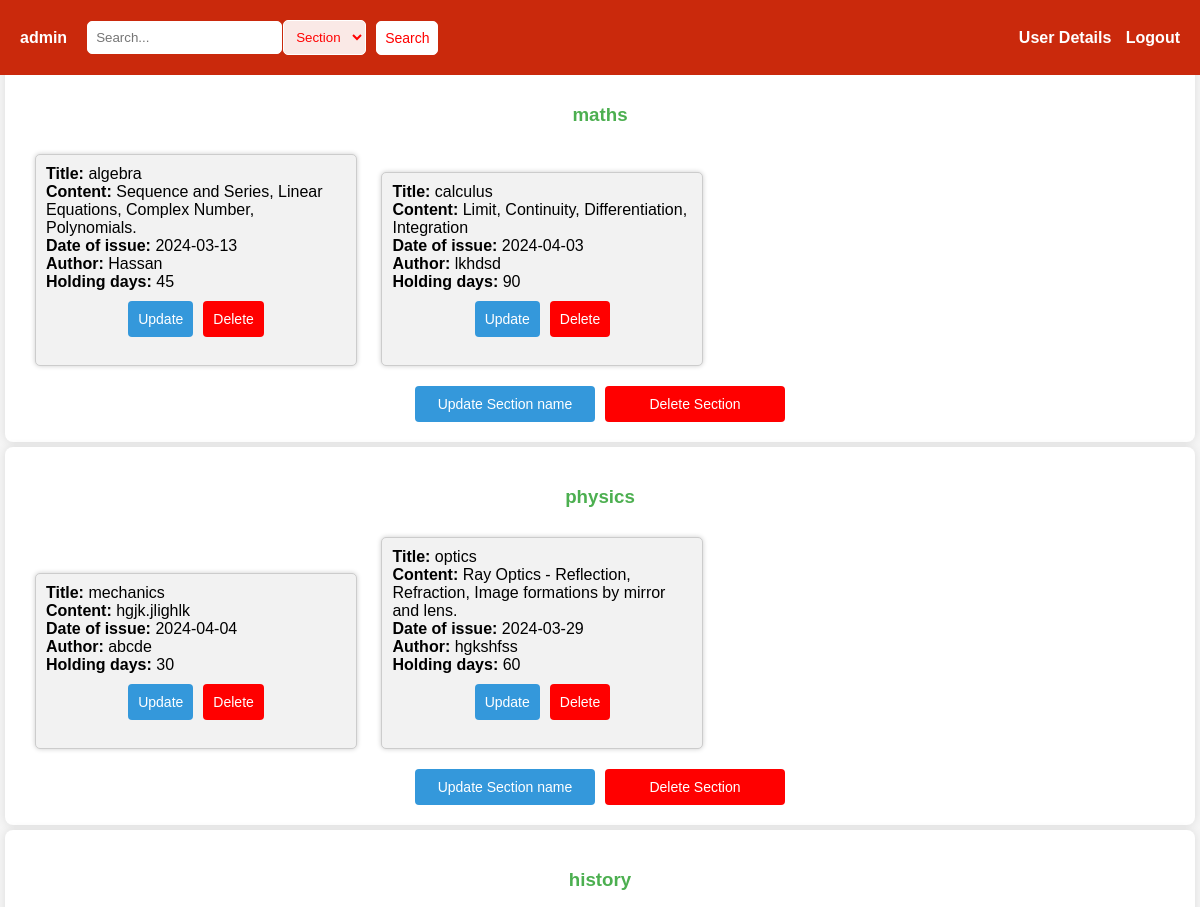
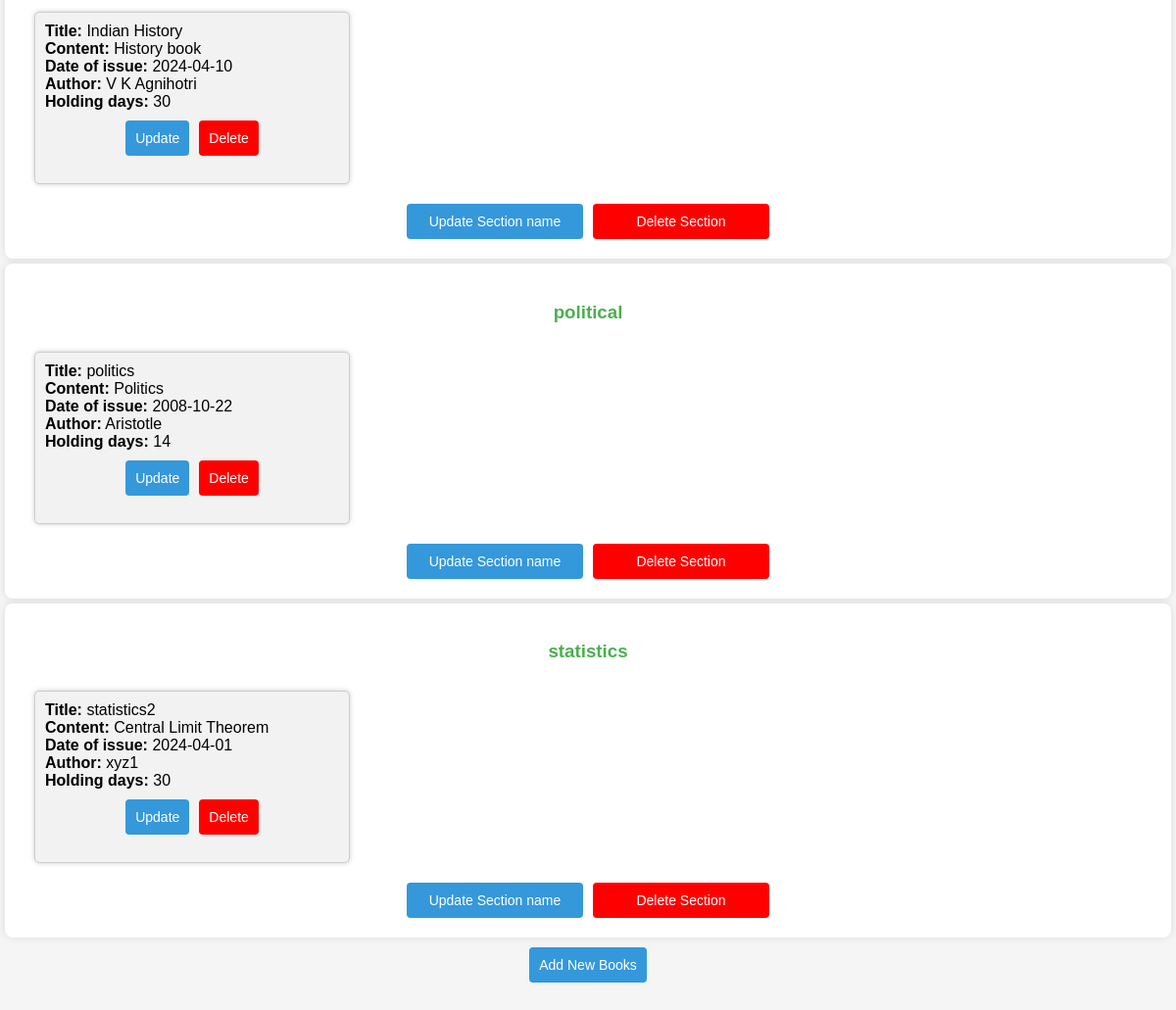
The page /dashboard (signed in) on the database its author committed (2 pictures, top to bottom).
### application/models.py (models this page shows)
class Section(db.Model):
    section_id = db.Column(db.Integer, primary_key=True)
    name = db.Column(db.String(100), nullable=False)
    date_created = db.Column(db.DateTime, nullable=False, default=datetime.now().date())
    description = db.Column(db.Text)

class Book(db.Model):
    book_id = db.Column(db.Integer, primary_key=True)
    section_id = db.Column(db.Integer, db.ForeignKey('section.section_id'), nullable=False)
    name = db.Column(db.String(200), nullable=False)
    content = db.Column(db.Text, nullable=False)
    author = db.Column(db.String(200), nullable=False)
    date_issued = db.Column(db.Date)
    return_date = db.Column(db.Integer)
    price = db.Column(db.Float, nullable=False)
    section = db.relationship('Section', backref=db.backref('books', lazy=True))

### application/views_admin.py (the view)
@app.route('/dashboard')
def dashboard():
    sections = Section.query.all()
    return render_template('dashboard.html',sections=sections)

### templates/dashboard.html (shortened to what this page needs)
{% extends 'base.html' %}
{% block search %}
<form action="/search" method="post" style="margin-right: 20px; display: flex; align-items: center;">
    <input type="search" name="search" placeholder="Search...">
    <select class="selectnav" name="searchType">
        <option value="Section">Section</option>
    </select>
    <button type="submit" style="padding: 8px; background-color: white; color: red; border: 1px solid white; border-radius: 5px; cursor: pointer;" onmouseover="this.style.backgroundColor='#fff'" onmouseout="this.style.backgroundColor='white'">Search</button>
</form>
{% endblock %}
{% block body %}
    {% for section in sections %}
        <section>
            <h3 style="text-align: center;">{{ section.name }}</h3>
            {% if section.books %}
                <div style="width: 350px;background-color: beige;display: inline;">
                    <ul>
                        {% for book in section.books %}
                            <div class="catbox" style="width: 300px;">
                            <li>
                                <strong>Title:</strong> {{ book.name }}<br>
                                <strong>Content:</strong> {{ book.content }}<br>
                                <strong>Date of issue:</strong> {{ book.date_issued }}<br>
                                <strong>Author:</strong> {{ book.author }}<br>
                                <strong>Holding days:</strong> {{ book.return_date }}<br>
                            </li>
                            <div class="updateDeleteButton">
                                <form action="/update-book" method="post">
                                    <button  value="{{book}}" name="book" type="submit">Update</button>
                                </form>
                                <form style="margin-left: 10px;" action="/delete-book" method="post">
                                    <button style="background-color: red;" type="submit">Delete</button>
                                </form>
                            </div>
                            <br>
                            </div>
                        {% endfor %}
                    </ul>
                </div>
            {% else %}
                <p>No books at this section</p>
            {% endif %}
            <div class="updateDeleteButton">
                <form action="/update-section" method="post">
                    <button style="min-width: 180px;" name="update_section" value="{{section.name}}" type="submit">Update Section name</button>
                </form>
                <form style="margin-left: 10px;" action="/delete-section" method="post">
                    <button style="background-color: red;min-width: 180px;" name="delete_section" value="{{section.name}}" type="submit">Delete Section</button>
                </form>
            </div>
        </section>
    {% endfor %}
    <div class="updateDeleteButton">
        <form action="/add-book" method="get">
            <button  type="submit">Add New Books</button>
        </form>
    </div>
{% endblock %}

### static/style.css (style rules this page uses)
body { font-family: Arial, sans-serif; background-color: #f4f4f4; margin: 0; padding: 0; }
button { background-color: #3498db; color: #fff; padding: 10px; border: none; border-radius: 4px; font-size:14px; cursor: pointer; transition: background-color 0.3s ease; }
.updateDeleteButton { display: flex; justify-content: center; margin-top: 10px; }

### templates/dashboard.html (style rules this page uses)
section { background-color: #fff; border-radius: 8px; box-shadow: 0 0 10px rgba(0, 0, 0, 0.1); margin-bottom: 20px; padding: 20px; margin: 5px; }
h3 { color: #4caf50; }
ul { list-style: none; padding: 0; margin: 0; }
li { margin-bottom: 8px; }
.catbox { background-color: #f2f2f2; border: 1px solid #ccc; border-radius: 5px; padding: 10px; margin: 10px; box-shadow: 0 0 5px rgba(0, 0, 0, 0.2); width: 100%; display: inline-block; }

### templates/base.html (style rules this page uses)
input[type="search"] { padding: 8px; border: 1px solid white; border-radius: 5px; margin-right: 1px; }
.selectnav { padding: 8px; border: 1px solid white; border-radius: 5px; margin-right: 10px; background-color: rgba(255, 255, 255, 0.897); color: red; }

### rows shown on the page
Section: name "maths"
Book: name "algebra", content "Sequence and Series, Linear Equations, Complex Number, Polynomials.", date_issued "2024-03-13", author "Hassan", return_date "45"
Book: name "calculus", content "Limit, Continuity, Differentiation, Integration", date_issued "2024-04-03", author "lkhdsd", return_date "90"
Section: name "physics"
Book: name "mechanics", content "hgjk.jlighlk", date_issued "2024-04-04", author "abcde", return_date "30"
Book: name "optics", content "Ray Optics - Reflection, Refraction, Image formations by mirror and lens.", date_issued "2024-03-29", author "hgkshfss", return_date "60"
Section: name "history"
Book: name "Indian History", content "History book", date_issued "2024-04-10", author "V K Agnihotri", return_date "30"
Section: name "political"
Book: name "politics", content "Politics", date_issued "2008-10-22", author "Aristotle", return_date "14"
Section: name "statistics"
Book: name "statistics2", content "Central Limit Theorem", date_issued "2024-04-01", author "xyz1", return_date "30"

### other values the page prints
{{ session["name"] }} "admin"
